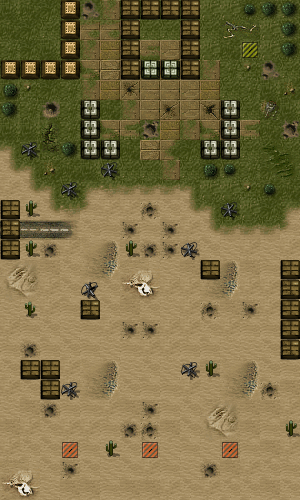

This game map was drawn from its Tiled (.tmx) file and the tilesets committed beside it. A one-line description and the full map source follow:
An orthogonal 15x25 tile map with 20x20 px tiles, 3 tile layers (Terrain_Layer, Location_Layer, Wall_Layer), 3 tilesets.

<map version="1.0" orientation="orthogonal" renderorder="left-up" width="15" height="25" tilewidth="20" tileheight="20" nextobjectid="1">
 <tileset firstgid="1" name="Terrain" tilewidth="20" tileheight="20" tilecount="106" columns="106">
  <image source="images/ground.png" width="2120" height="20" />
 </tileset>
 <tileset firstgid="107" name="Wall" tilewidth="20" tileheight="20" tilecount="25" columns="25">
  <image source="images/walls.png" width="512" height="32" />
 </tileset>
 <tileset firstgid="132" name="Location" tilewidth="20" tileheight="20" tilecount="5" columns="5">
  <image source="images/buildings.png" width="100" height="20" />
 </tileset>
 <layer name="Terrain_Layer" width="15" height="25">
  <data encoding="csv">
1,3,2,6,53,43,2,2,1,4,6,6,2,5,4,
3,2,4,4,45,45,41,4,4,45,4,103,104,6,4,
5,2,1,3,43,39,35,40,36,46,6,3,6,6,2,
4,3,2,6,42,38,36,35,39,37,43,5,101,53,4,
1,101,2,5,43,39,51,34,35,36,39,4,5,1,23,
5,5,55,5,6,3,43,35,50,36,52,46,4,102,1,
1,1,105,5,2,42,41,54,39,43,42,34,41,3,54,
70,5,106,5,4,3,3,38,47,2,2,1,4,15,16,
74,70,23,3,1,4,4,4,43,4,2,4,5,17,18,
60,74,70,4,69,65,64,64,64,70,6,6,101,3,3,
58,60,74,65,73,60,60,80,59,74,70,2,6,2,69,
93,92,93,94,59,56,82,56,82,60,74,64,64,64,73,
58,56,81,60,87,88,57,81,82,57,59,58,60,58,60,
76,77,57,59,89,90,83,84,58,57,87,88,57,56,60,
78,79,60,59,60,59,85,86,60,60,89,90,60,60,59,
58,58,60,56,58,59,57,59,58,60,80,57,82,60,58,
60,56,59,58,56,60,82,82,60,60,59,60,56,56,57,
56,81,56,59,56,58,56,60,60,56,56,58,58,59,60,
59,60,59,60,87,88,58,59,58,56,57,87,88,59,56,
60,59,58,60,89,90,59,56,56,60,58,89,90,80,57,
58,57,81,56,56,60,57,82,56,59,76,77,57,57,60,
57,60,59,60,60,56,81,80,57,59,78,79,57,56,57,
60,59,59,60,56,58,59,56,58,56,58,57,56,57,60,
83,84,59,82,59,58,59,60,56,58,81,57,60,59,56,
85,86,58,57,57,56,57,57,60,59,60,59,59,57,59
</data>
 </layer>
 <layer name="Location_Layer" width="15" height="25">
  <data encoding="csv">
0,0,0,0,0,0,0,0,0,0,0,0,0,0,0,
0,0,0,0,0,0,0,0,0,0,0,0,0,0,0,
0,0,0,0,0,0,0,0,0,0,0,0,132,0,0,
0,0,0,0,0,0,0,0,0,0,0,0,0,0,0,
0,0,0,0,0,0,0,0,0,0,0,0,0,0,0,
0,0,0,0,0,0,0,0,0,0,0,0,0,0,0,
0,0,0,0,0,0,0,0,0,0,0,0,0,0,0,
0,0,0,0,0,0,0,0,0,0,0,0,0,0,0,
0,0,0,0,0,0,0,0,0,0,0,0,0,0,0,
0,0,0,0,0,0,0,0,0,0,0,0,0,0,0,
0,0,0,0,0,0,0,0,0,0,0,0,0,0,0,
0,0,0,0,0,0,0,0,0,0,0,0,0,0,0,
0,0,0,0,0,0,0,0,0,0,0,0,0,0,0,
0,0,0,0,0,0,0,0,0,0,0,0,0,0,0,
0,0,0,0,0,0,0,0,0,0,0,0,0,0,0,
0,0,0,0,0,0,0,0,0,0,0,0,0,0,0,
0,0,0,0,0,0,0,0,0,0,0,0,0,0,0,
0,0,0,0,0,0,0,0,0,0,0,0,0,0,0,
0,0,0,0,0,0,0,0,0,0,0,0,0,0,0,
0,0,0,0,0,0,0,0,0,0,0,0,0,0,0,
0,0,0,0,0,0,0,0,0,0,0,0,0,0,0,
0,0,0,0,0,0,0,0,0,0,0,0,0,0,0,
0,0,0,133,0,0,0,133,0,0,0,133,0,0,0,
0,0,0,0,0,0,0,0,0,0,0,0,0,0,0,
0,0,0,0,0,0,0,0,0,0,0,0,0,0,0
</data>
 </layer>
 <layer name="Wall_Layer" width="15" height="25">
  <data encoding="csv">
0,0,0,119,0,0,108,108,108,108,0,0,123,124,124,
0,0,0,119,0,0,108,0,0,108,0,0,0,0,124,
0,0,0,119,0,0,108,0,0,108,0,0,0,0,124,
119,119,119,119,0,0,108,115,115,108,0,0,0,0,0,
122,0,0,0,0,0,0,0,0,0,0,0,0,0,0,
124,0,0,0,116,0,0,0,0,0,0,116,0,0,0,
0,0,0,0,116,0,0,0,0,0,0,116,0,0,0,
0,126,0,124,116,116,0,0,0,0,116,116,0,0,0,
0,0,0,0,0,127,0,0,0,0,122,123,0,0,0,
0,0,0,126,0,0,0,0,0,0,0,0,0,123,0,
107,121,0,0,0,0,0,0,0,0,0,127,0,0,0,
108,0,0,0,0,0,0,0,0,0,0,0,0,0,0,
107,121,0,0,0,0,121,0,0,127,0,0,0,0,0,
0,0,0,0,0,0,0,0,0,0,107,0,0,0,107,
0,0,0,0,125,0,0,0,0,0,0,0,0,0,108,
0,120,0,0,108,0,0,0,0,0,0,0,0,0,107,
0,0,0,0,0,0,0,0,0,0,0,0,0,0,107,
0,0,0,0,0,0,0,0,0,0,0,0,0,0,108,
0,107,107,0,0,0,0,0,0,126,121,0,0,0,0,
0,0,107,126,0,0,0,0,0,0,0,0,0,0,0,
0,0,0,0,0,0,0,0,0,0,0,0,0,0,0,
0,0,0,0,0,0,0,0,0,0,0,0,0,0,121,
0,0,0,0,0,121,0,0,0,0,0,0,0,0,0,
0,0,0,0,0,0,0,0,0,0,0,0,0,0,0,
0,0,0,0,0,0,0,0,0,0,0,0,0,0,0
</data>
 </layer>
</map>
